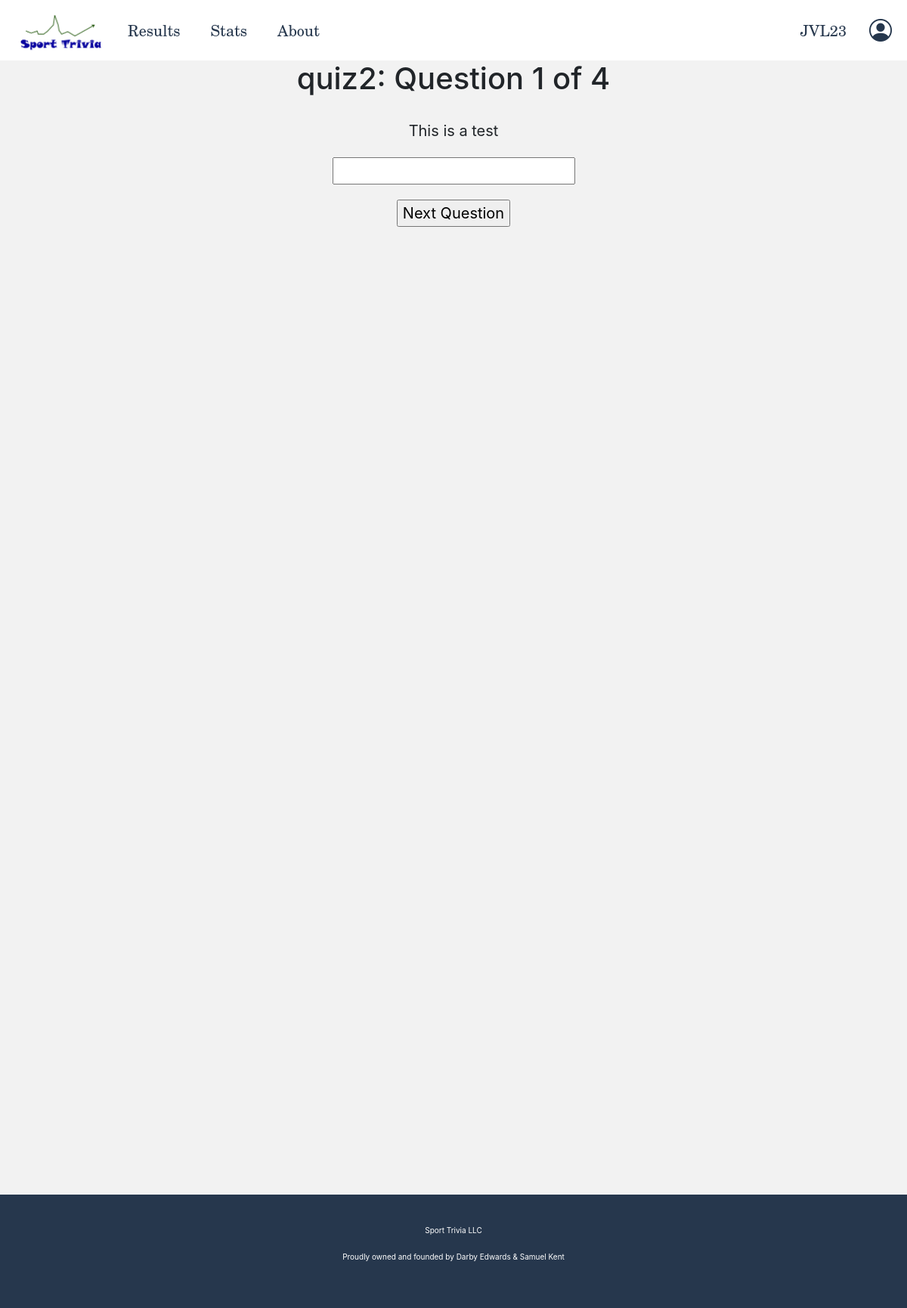
Screenshot of /quiz/quiz2 (signed in) with the database file from the repository.
### app/models.py (models this page shows, shortened)
class User(UserMixin, db.Model):
    id = db.Column(db.Integer, primary_key=True)
    username = db.Column(db.String(64), unique=True, index=True)
    firstname = db.Column(db.String(64))
    surname = db.Column(db.String(64))
    dob = db.Column(db.Date)
    address = db.Column(db.String(128))
    country = db.Column(db.String(64))
    state = db.Column(db.String(64))
    postcode = db.Column(db.Integer)
    phone = db.Column(db.Integer)
    email = db.Column(db.String(128), unique=True, index=True)
    password_hash = db.Column(db.String(128))

class Quiz(db.Model):
    id = db.Column(db.Integer, primary_key=True)
    title = db.Column(db.String(128))
    sport = db.Column(db.String(64))

class Question(db.Model):
    id = db.Column(db.Integer, primary_key=True)
    question = db.Column(db.String(256))
    answer = db.Column(db.String(256))
    sport = db.Column(db.String(64))
    quiz_id = db.Column(db.Integer, db.ForeignKey('quiz.id'))

### app/routes.py (the view)
@app.route('/quiz/<string:title>', methods=['GET'])
@login_required
def quiz(title):
    quiz_title = title
    quiz = Quiz.query.filter_by(title=quiz_title).first()
    questions = Question.query.filter(Question.quiz_id==quiz.id).all()
    return render_template('quiz.html', title="Quiz", quiz=quiz, questions=questions)

### app/models.py (called while the page is built)
@login.user_loader
def load_user(id):
    return User.query.get(int(id))

### app/templates/quiz.html (shortened to what this page needs)
{% extends "base.html" %}
{% block content %}
    <h2 id="quiz-title">{{ quiz.title }}</h2>
    <div id="questions">
        {% for question in questions %}
            <div class="question">
                <p>{{question.question}}</p>
                <input type="text">
            </div>
        {% endfor %}
    </div>
    <input type="button" onclick='nextQuestion("{{ quiz.title }}")' value="Next Question" id="nextQuestionButton">
{% endblock %}

### app/templates/base.html (shortened to what this page needs)
<html>
    <head>
        <link rel="stylesheet" href="https://cdn.jsdelivr.net/npm/bootstrap@4.6.0/dist/css/bootstrap.min.css">
        <link rel="stylesheet" href="{{ url_for('static', filename='main.css') }}">
        <link rel="stylesheet" href="https://cdn.jsdelivr.net/npm/bootstrap-icons@1.4.1/font/bootstrap-icons.css">
    </head>
    <body>
        <div class="header">
            <div class="header-left">
                <img src="{{ url_for('static', filename='assets/sportquizlogo.png') }}" alt="Shark Stakes LLC" onclick="toHome()">
                <p><a href={{ url_for('results') }}>Results</a></p>
                <p><a href={{ url_for('stats') }}>Stats</a></p>
                <p><a href={{ url_for('about') }}>About</a></p>
            </div>
            <div class="header-middle">
            </div>
            {% if not current_user.is_authenticated %}
                <div class="header-right">
                    <p><a href={{ url_for('login') }}>Login/Register</a></p>
                    <a href={{ url_for('login') }}> <i class="bi bi-person-circle"></i></a>
                </div>
            {% else %}
                <div class="header-right">
                    <p><a href={{ url_for('user') }}>{{current_user.username}}</a></p>
                    <a href={{ url_for('user') }}> <i class="bi bi-person-circle"></i></a>
                </div>
            {% endif %}
        </div>
        <div class="content">
            {% block content %}{% endblock %}
        </div>
        <div class="footer">
            <p>Sport Trivia LLC</p>
            <p>Proudly owned and founded by Darby Edwards & Samuel Kent</p>
        </div>
    </body>
</html>

### app/static/main.css (style rules this page uses)
:root { --header_height: 80px; --grey1: rgba(0, 0, 0, 0.05); --navy1: #26374D; --navy1rgb: rgba(38, 55, 77, 1); --green1: #146E1E; }
html { font-size: 20px; }
body { background-color: white; }
.header { background-color: white; color: var(--navy1); height: var(--header__height); width: 100%; display: grid; grid-template-columns: auto auto auto; grid-template-rows: auto; }
.header * { height: var(--header_height); display: flex; flex-direction: row; padding-left: 10px; padding-right: 10px; line-height: var(--header_height); font-family: 'New Century Schoolbook', 'TeX Gyre Schola', 'serif'; text-decoration: none; color: var(--navy1); }
.header-left { justify-content: flex-start; }
.header-left img { padding-top: 20px; }
.header-middle { justify-content: center; }
.header-right { justify-content: flex-end; }
.header-right i { font-size: 1.5em; text-align: center; padding-right: 0; padding-left: 0; display: flex; align-items: center; }
.content { background-color: var(--grey1); width: 100%; margin-left: auto; margin-right: auto; padding-top: 0; padding-bottom: 20px; min-height: 1500px; text-align: center; }
.footer { background-color: var(--navy1); display: flex; flex-direction: column; color: white; bottom: 0; min-height: 150px; align-items: center; justify-content: center; width: 100%; }
.footer * { font-size: 0.5em; height: 100%; }
#questions { max-width: 80%; margin: 0 auto; text-align: center; }
.question { padding: 20px; }

### rows the page displays
User: username "JVL23"
Quiz: title "quiz2: Question 1 of 4"
Question: question "This is a test"
